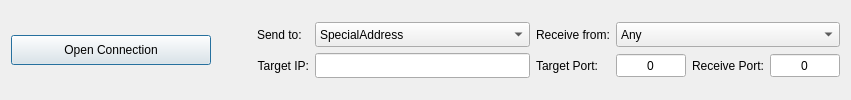
         <widget class="QWidget" name="tabWiFi">
          <attribute name="title">
           <string>Network UDP</string>
          </attribute>
          <layout class="QGridLayout" name="gridLayout_6">
           <item row="0" column="0">
            <widget class="QPushButton" name="pushButtonUDPConnect">
             <property name="minimumSize">
              <size>
               <width>200</width>
               <height>30</height>
              </size>
             </property>
             <property name="text">
              <string>Open Connection</string>
             </property>
             <property name="checkable">
              <bool>true</bool>
             </property>
             <property name="default">
              <bool>true</bool>
             </property>
            </widget>
           </item>
           <item row="0" column="1">
            <spacer name="horizontalSpacer">
             <property name="orientation">
              <enum>Qt::Horizontal</enum>
             </property>
             <property name="sizeType">
              <enum>QSizePolicy::Expanding</enum>
             </property>
             <property name="sizeHint" stdset="0">
              <size>
               <width>40</width>
               <height>20</height>
              </size>
             </property>
            </spacer>
           </item>
           <item row="0" column="4">
            <layout class="QGridLayout" name="gridLayout_10">
             <item row="2" column="0">
              <widget class="QLabel" name="label_9">
               <property name="sizePolicy">
                <sizepolicy hsizetype="Maximum" vsizetype="Preferred">
                 <horstretch>0</horstretch>
                 <verstretch>0</verstretch>
                </sizepolicy>
               </property>
               <property name="text">
                <string>Target IP:</string>
               </property>
               <property name="alignment">
                <set>Qt::AlignRight|Qt::AlignTrailing|Qt::AlignVCenter</set>
               </property>
              </widget>
             </item>
             <item row="1" column="1" colspan="2">
              <widget class="QComboBox" name="comboBoxUDPSendMode">
               <property name="sizePolicy">
                <sizepolicy hsizetype="Preferred" vsizetype="Preferred">
                 <horstretch>0</horstretch>
                 <verstretch>0</verstretch>
                </sizepolicy>
               </property>
               <property name="minimumSize">
                <size>
                 <width>215</width>
                 <height>25</height>
                </size>
               </property>
               <property name="currentIndex">
                <number>2</number>
               </property>
               <item>
                <property name="text">
                 <string>Broadcast</string>
                </property>
               </item>
               <item>
                <property name="text">
                 <string>LocalHost</string>
                </property>
               </item>
               <item>
                <property name="text">
                 <string>SpecialAddress</string>
                </property>
               </item>
              </widget>
             </item>
             <item row="2" column="1" colspan="2">
              <widget class="QLineEdit" name="lineEditUDPTargetIP">
               <property name="sizePolicy">
                <sizepolicy hsizetype="Preferred" vsizetype="Preferred">
                 <horstretch>0</horstretch>
                 <verstretch>0</verstretch>
                </sizepolicy>
               </property>
               <property name="minimumSize">
                <size>
                 <width>0</width>
                 <height>25</height>
                </size>
               </property>
               <property name="alignment">
                <set>Qt::AlignCenter</set>
               </property>
              </widget>
             </item>
             <item row="1" column="0">
              <widget class="QLabel" name="label_7">
               <property name="sizePolicy">
                <sizepolicy hsizetype="Preferred" vsizetype="Preferred">
                 <horstretch>0</horstretch>
                 <verstretch>0</verstretch>
                </sizepolicy>
               </property>
               <property name="text">
                <string>Send to:</string>
               </property>
              </widget>
             </item>
             <item row="1" column="6" colspan="3">
              <widget class="QComboBox" name="comboBoxUDPReceiveMode">
               <property name="sizePolicy">
                <sizepolicy hsizetype="Preferred" vsizetype="Preferred">
                 <horstretch>0</horstretch>
                 <verstretch>0</verstretch>
                </sizepolicy>
               </property>
               <property name="minimumSize">
                <size>
                 <width>215</width>
                 <height>25</height>
                </size>
               </property>
               <item>
                <property name="text">
                 <string>Any</string>
                </property>
               </item>
               <item>
                <property name="text">
                 <string>LocalHost</string>
                </property>
               </item>
               <item>
                <property name="text">
                 <string>SpecialAddress</string>
                </property>
               </item>
              </widget>
             </item>
             <item row="1" column="5">
              <widget class="QLabel" name="label_5">
               <property name="sizePolicy">
                <sizepolicy hsizetype="Maximum" vsizetype="Preferred">
                 <horstretch>0</horstretch>
                 <verstretch>0</verstretch>
                </sizepolicy>
               </property>
               <property name="text">
                <string>Receive from:</string>
               </property>
              </widget>
             </item>
             <item row="2" column="7">
              <widget class="QLabel" name="label_16">
               <property name="sizePolicy">
                <sizepolicy hsizetype="Maximum" vsizetype="Preferred">
                 <horstretch>0</horstretch>
                 <verstretch>0</verstretch>
                </sizepolicy>
               </property>
               <property name="text">
                <string>Receive Port:</string>
               </property>
              </widget>
             </item>
             <item row="2" column="8">
              <widget class="QSpinBox" name="spinBoxUDPReceivePort">
               <property name="sizePolicy">
                <sizepolicy hsizetype="Preferred" vsizetype="Preferred">
                 <horstretch>0</horstretch>
                 <verstretch>0</verstretch>
                </sizepolicy>
               </property>
               <property name="minimumSize">
                <size>
                 <width>70</width>
                 <height>0</height>
                </size>
               </property>
               <property name="alignment">
                <set>Qt::AlignCenter</set>
               </property>
               <property name="buttonSymbols">
                <enum>QAbstractSpinBox::NoButtons</enum>
               </property>
               <property name="maximum">
                <number>99999</number>
               </property>
               <property name="value">
                <number>0</number>
               </property>
              </widget>
             </item>
             <item row="2" column="5">
              <widget class="QLabel" name="label_8">
               <property name="sizePolicy">
                <sizepolicy hsizetype="Maximum" vsizetype="Preferred">
                 <horstretch>0</horstretch>
                 <verstretch>0</verstretch>
                </sizepolicy>
               </property>
               <property name="text">
                <string>Target Port:</string>
               </property>
               <property name="alignment">
                <set>Qt::AlignRight|Qt::AlignTrailing|Qt::AlignVCenter</set>
               </property>
              </widget>
             </item>
             <item row="2" column="6">
              <widget class="QSpinBox" name="spinBoxUDPTargetPort">
               <property name="sizePolicy">
                <sizepolicy hsizetype="Preferred" vsizetype="Preferred">
                 <horstretch>0</horstretch>
                 <verstretch>0</verstretch>
                </sizepolicy>
               </property>
               <property name="minimumSize">
                <size>
                 <width>70</width>
                 <height>0</height>
                </size>
               </property>
               <property name="alignment">
                <set>Qt::AlignCenter</set>
               </property>
               <property name="buttonSymbols">
                <enum>QAbstractSpinBox::NoButtons</enum>
               </property>
               <property name="suffix">
                <string/>
               </property>
               <property name="minimum">
                <number>0</number>
               </property>
               <property name="maximum">
                <number>99999</number>
               </property>
               <property name="singleStep">
                <number>1</number>
               </property>
               <property name="value">
                <number>0</number>
               </property>
               <property name="displayIntegerBase">
                <number>10</number>
               </property>
              </widget>
             </item>
            </layout>
           </item>
          </layout>
         </widget>
